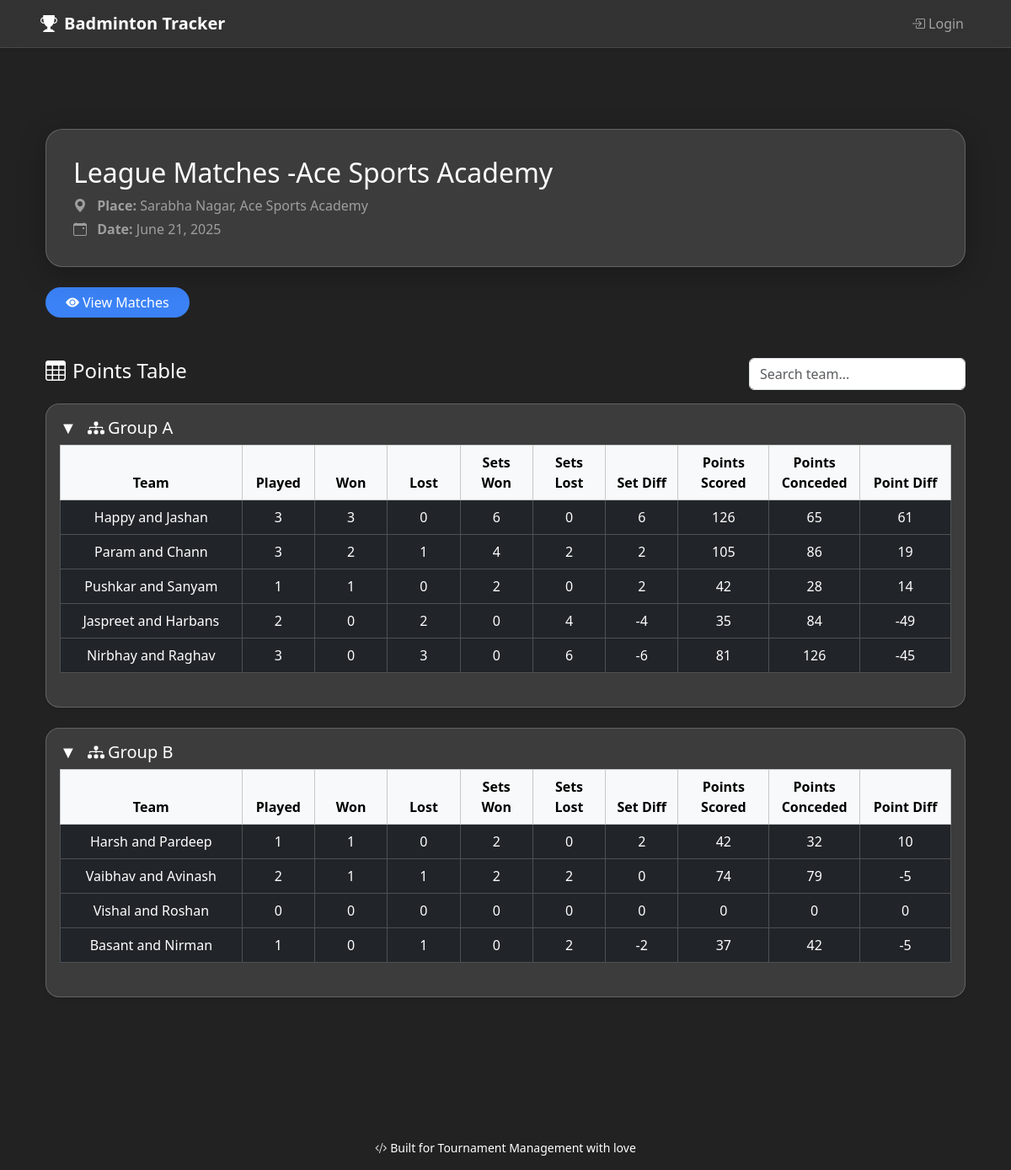
The page /badminton/tournament/3/ on the database its author committed.
### badminton/models.py (models this page shows, shortened)
class Tournament(models.Model):
    name = models.CharField(max_length=100)
    place = models.CharField(max_length=100)
    date = models.DateField()

class Team(models.Model):
    name = models.CharField(max_length=100)
    group = models.ForeignKey(Group, on_delete=models.CASCADE, related_name='teams')

### badminton/views.py (the view)
# urls.py: path('tournament/<int:tournament_id>/', views.tournament_detail, name='tournament_detail'),  # Updated name
def tournament_detail(request, tournament_id):
    tournament = get_object_or_404(Tournament, id=tournament_id)
    groups = Group.objects.filter(tournament=tournament)
    group_data = []
    for group in groups:
        teams = Team.objects.filter(group=group)
        matches = Match.objects.filter(group=group)
        stats = {team.id: {
            'name': team.name,
            'played': 0,
            'won': 0,
            'lost': 0,
            'sets_won': 0,
            'sets_lost': 0,
            'set_diff': 0,
            'points_scored': 0,
            'points_conceded': 0,
            'point_diff': 0,
        } for team in teams}
        for match in matches:
            if match.winner is None:
                continue
            t1, t2 = match.team1, match.team2
            stats[t1.id]['played'] += 1
            stats[t2.id]['played'] += 1
            sets = [(match.set1_team1, match.set1_team2), (match.set2_team1, match.set2_team2)]
            if match.set3_team1 is not None and match.set3_team2 is not None:
                sets.append((match.set3_team1, match.set3_team2))
            t1_sets_won = sum(1 for a, b in sets if a > b)
            t2_sets_won = sum(1 for a, b in sets if b > a)
            stats[t1.id]['sets_won'] += t1_sets_won
            stats[t1.id]['sets_lost'] += t2_sets_won
            stats[t1.id]['set_diff'] += t1_sets_won - t2_sets_won
            stats[t2.id]['sets_won'] += t2_sets_won
            stats[t2.id]['sets_lost'] += t1_sets_won
            stats[t2.id]['set_diff'] += t2_sets_won - t1_sets_won
            for a, b in sets:
                stats[t1.id]['points_scored'] += a
                stats[t1.id]['points_conceded'] += b
                stats[t2.id]['points_scored'] += b
                stats[t2.id]['points_conceded'] += a
            if t1_sets_won > t2_sets_won:
                stats[t1.id]['won'] += 1
                stats[t2.id]['lost'] += 1
            else:
                stats[t2.id]['won'] += 1
                stats[t1.id]['lost'] += 1
        for team_id in stats:
            stats[team_id]['point_diff'] = stats[team_id]['points_scored'] - stats[team_id]['points_conceded']
        sorted_table = sorted(stats.values(), key=lambda x: (-x['won'], -x['set_diff'], -x['point_diff']))
        group_data.append({'group': group.name, 'table': sorted_table})
    return render(request, 'tournament_detail.html', {
        'tournament': tournament,
        'groups': group_data,
        'current_tournament': tournament
    })

### badminton/templates/tournament_detail.html (shortened to what this page needs)
{% extends 'base.html' %}
{% load static %}
{% block content %}
<div class="container py-5">
    <div class="glass-card mb-4">
        <div class="d-flex flex-column flex-md-row justify-content-between align-items-start align-items-md-center flex-wrap gap-2">
            <div>
                <h2 class="text-white mb-2">{{ tournament.name }}</h2>
                <p class="mb-1 text-white-50">
                    <i class="bi bi-geo-alt-fill me-2"></i>
                    <strong>Place:</strong> {{ tournament.place }}
                </p>
                <p class="mb-0 text-white-50">
                    <i class="bi bi-calendar-event me-2"></i>
                    <strong>Date:</strong> {{ tournament.date|date:"F j, Y" }}
                </p>
            </div>
        </div>
    </div>
    <div class="d-flex flex-wrap gap-3 mb-4">
        <a href="{% url 'view_matches' tournament.id %}" class="btn btn-primary btn-glow rounded-pill px-4">
            <i class="bi bi-eye-fill me-1"></i>View Matches
        </a>
    </div>
    <div class="d-flex justify-content-between align-items-center mb-3 mt-5 flex-wrap">
        <h4 class="text-white mb-2"><i class="bi bi-table me-2"></i>Points Table</h4>
        <input type="text" id="teamSearch" class="form-control w-auto" placeholder="Search team..." oninput="filterGroups()">
    </div>
    {% for group in groups %}
        <div class="glass-card mb-4 p-3 rounded-4 shadow-sm group-block" data-group="{{ group.group }}">
            <div class="d-flex justify-content-between align-items-center mb-2 group-header" onclick="toggleGroup('{{ group.group }}')" style="cursor: pointer;">
                <h5 class="text-white mb-0">
                    <span id="arrow-{{ group.group }}" class="me-2">▼</span>
                    <i class="bi bi-diagram-3-fill me-1"></i>Group {{ group.group }}
                </h5>
            </div>
            <div id="group-{{ group.group }}" class="group-table">
                <div class="table-responsive d-none d-md-block mb-4">
                    <table class="table table-dark table-hover table-bordered text-center align-middle mb-0 table-fixed">
                        <thead class="table-light text-dark">
                            <tr>
                                <th style="width: 20%;">Team</th>
                                <th style="width: 8%;">Played</th>
                                <th style="width: 8%;">Won</th>
                                <th style="width: 8%;">Lost</th>
                                <th style="width: 8%;">Sets Won</th>
                                <th style="width: 8%;">Sets Lost</th>
                                <th style="width: 8%;">Set Diff</th>
                                <th style="width: 10%;">Points Scored</th>
                                <th style="width: 10%;">Points Conceded</th>
                                <th style="width: 10%;">Point Diff</th>
                            </tr>
                        </thead>
                        <tbody>
                            {% for team in group.table %}
                                <tr>
                                    <td class="team-name truncate">{{ team.name }}</td>
                                    <td>{{ team.played }}</td>
                                    <td>{{ team.won }}</td>
                                    <td>{{ team.lost }}</td>
                                    <td>{{ team.sets_won }}</td>
                                    <td>{{ team.sets_lost }}</td>
                                    <td>{{ team.set_diff }}</td>
                                    <td>{{ team.points_scored }}</td>
                                    <td>{{ team.points_conceded }}</td>
                                    <td>{{ team.point_diff }}</td>
                                </tr>
                            {% empty %}
                                <tr>
                                    <td colspan="10" class="text-muted">
                                        <i class="bi bi-exclamation-circle-fill me-1"></i>No data yet.
                                    </td>
                                </tr>
                            {% endfor %}
                        </tbody>
                    </table>
                </div>
            </div>
        </div>
    {% endfor %}
</div>
{% endblock %}

### badminton/static/css/style.css (style rules this page uses)
:root { --app-bg-color: 34,34,34; }
body { background: rgb(var(--app-bg-color)) !important; background-attachment: fixed; background-size: cover; color: white; font-family: 'Segoe UI', sans-serif; }
.btn-primary { background-color: #3b82f6 !important; color: #fff !important; border: none; }
.btn-glow { transition: all 0.2s ease-in-out; box-shadow: none; transform: none; }
a, a:hover { color: #ffffff; text-decoration: none; }
.container { padding-top: 2rem; padding-bottom: 2rem; }
.glass-card { background: rgba(255, 255, 255, 0.12); border-radius: 20px; box-shadow: 0 8px 32px 0 rgba(0, 0, 0, 0.25); backdrop-filter: blur(10px); -webkit-backdrop-filter: blur(10px); border: 1px solid rgba(255, 255, 255, 0.2); padding: 2rem; color: #fff; position: relative; transition: transform 0.3s ease, border 0.3s ease, box-shadow 0.3s ease; }
.table-fixed { table-layout: fixed; width: 100%; }
.truncate { white-space: nowrap; overflow: hidden; text-overflow: ellipsis; }

### rows shown on the page
Tournament: name "League Matches -Ace Sports Academy", place "Sarabha Nagar, Ace Sports Academy", date "June 21, 2025"
Team: name "Happy and Jashan"
Team: name "Param and Chann"
Team: name "Pushkar and Sanyam"
Team: name "Jaspreet and Harbans"
Team: name "Nirbhay and Raghav"
Team: name "Harsh and Pardeep"
Team: name "Vaibhav and Avinash"
Team: name "Vishal and Roshan"
Team: name "Basant and Nirman"

### other values the page prints
{{ group.group }} "A" "B"
{{ team.played }} "3" "3" "1" "2" "3" "1" "2" "0" "1"
{{ team.won }} "3" "2" "1" "0" "0" "1" "1" "0" "0"
{{ team.lost }} "0" "1" "0" "2" "3" "0" "1" "0" "1"
{{ team.sets_won }} "6" "4" "2" "0" "0" "2" "2" "0" "0"
{{ team.sets_lost }} "0" "2" "0" "4" "6" "0" "2" "0" "2"
{{ team.set_diff }} "6" "2" "2" "-4" "-6" "2" "0" "0" "-2"
{{ team.points_scored }} "126" "105" "42" "35" "81" "42" "74" "0" "37"
{{ team.points_conceded }} "65" "86" "28" "84" "126" "32" "79" "0" "42"
{{ team.point_diff }} "61" "19" "14" "-49" "-45" "10" "-5" "0" "-5"
